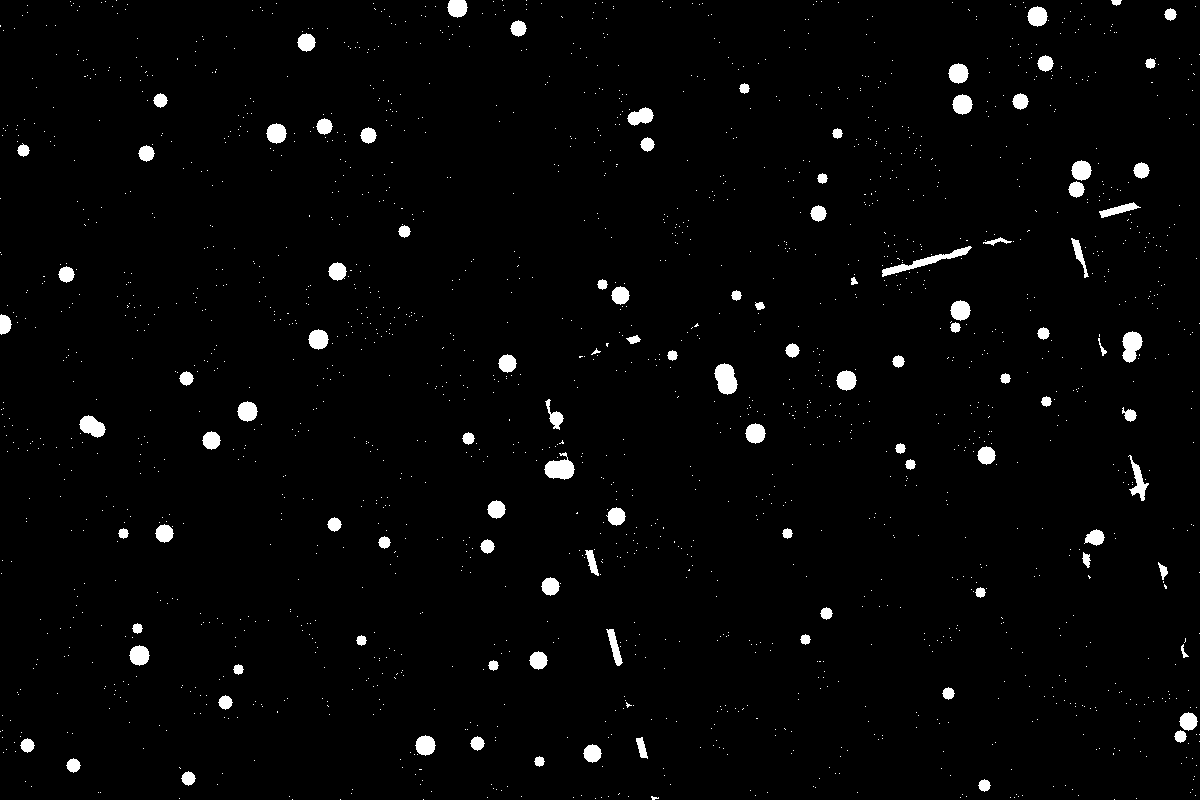
#> input picture src/vision_pkg/vision_pkg/maps/damaged_image.png, 1200 x 800 px; its folder holds only this picture in this run
$ python -i utilities.py   (imports and definitions only)
#> lines starting #> are read from the running program, lines starting #| are printed output that depends on the picture; after the words box and inside, x2 and y2 are one past the last pixel; in counts of white or black regions, pixels touching at a corner belong together
#> `picture = cv2.imread('../../../../../src/vision_pkg/vision_pkg/maps/da..`: picture: shape (800, 1200); 2.2% white; 1832 white regions (1727 under 20 px)
import collections
import math
import logging
from typing import Deque, NamedTuple, Tuple, List
import pyudev
import os
import cv2
import numpy as np
import matplotlib as plt
# Configure logging (if not already configured in the main file)
# [1 line not run here, left out]

class OdometryRecord(NamedTuple):
    timestamp: int  # Timestamp in milliseconds
    dx: float       # Incremental x displacement in robot frame (forward)
    dy: float       # Incremental y displacement in robot frame (right)
    dtheta: float   # Incremental rotation (radians)

class OdometryBuffer:
    # [94 lines left out: functions __init__, add_record, integrate_with_initial, integrate_backward, not called in this run]

class CameraManager:
    # [114 lines left out: functions __init__, list_video_devices, get_device_by_id_path, get_camera_index, compute_observed_bot_position, not called in this run]

# Example usage (for testing purposes)
# [42 lines not run here, left out]


class ImageProcessing:
    def __init__(self):
        pass

    # [17 lines left out: functions white_threshold, adaptive_threshold, not called in this run]

    def process_map(self,binary_image, min_arc_length=50, min_area=20, min_length=50, max_circularity=0.7,show = False):

        # Apply Gaussian blur to the binary image to reduce noise
#> called with min_arc_length = 50, min_area = 20, min_length = 50, max_circularity = 0.7, show = False
        blurred = cv2.GaussianBlur(binary_image, (3, 3), 0)

        # # Ensure image is binary by thresholding (in case the blur made values non-binary)
        # _, thresh = cv2.threshold(blurred, 150, 255, cv2.THRESH_BINARY)

        # Find contours in the binary mask
        contours, _ = cv2.findContours(blurred, cv2.RETR_EXTERNAL, cv2.CHAIN_APPROX_SIMPLE)
#> contours = 1533 contours, 1421 with area under 20; largest, box (x1, y1, x2, y2) and area: (881, 245, 973, 278) 786, (543, 451, 576, 481) 622, (1067, 159, 1093, 199) 618, (713, 362, 739, 396) 608, (1121, 330, 1144, 364) 546

        # Create a blank mask to draw the filtered contours
        mask_clean = np.zeros_like(blurred)

        for cnt in contours:
            arc_len = cv2.arcLength(cnt, closed=True)
            area = cv2.contourArea(cnt)
            x, y, w, h = cv2.boundingRect(cnt)

            if arc_len == 0:
                continue
            circularity = 4 * np.pi * (area / (arc_len * arc_len))

            # Keep contours that meet the criteria
            if (arc_len >= min_arc_length and area >= min_area and
                max(w, h) >= min_length and circularity < max_circularity):
                cv2.drawContours(mask_clean, [cnt], -1, 255, thickness=cv2.FILLED)
#> this loop made 1533 passes
#> (arc_len, area, x, y, w, h, circularity) on passes 12, 47, 56: (24.83, 30, 650, 795, 10, 5, 0.612), (46.63, 148, 977, 778, 15, 15, 0.855), (52.28, 190, 180, 770, 17, 17, 0.873)
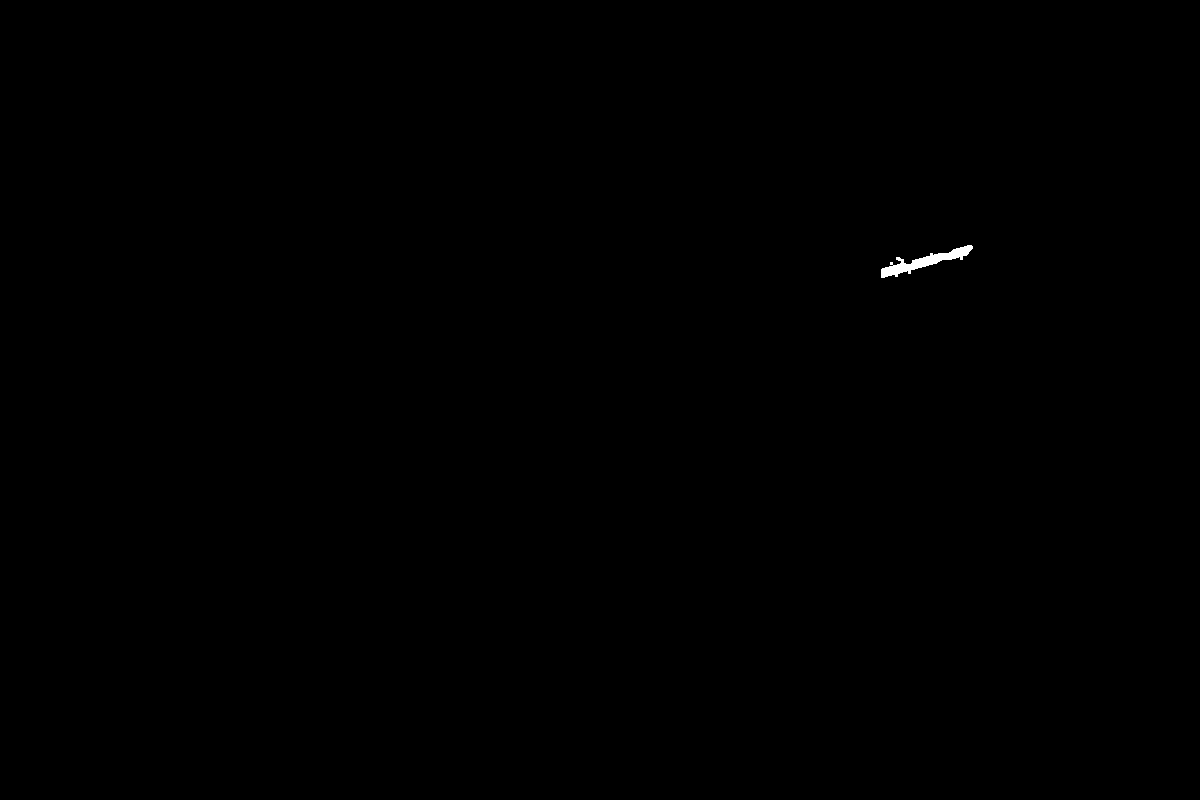
#> mask_clean: shape (800, 1200); 0.09% white; 1 white region, box (x1, y1, x2, y2) and area: (881, 245, 973, 278) 906
        kernel = cv2.getStructuringElement(cv2.MORPH_RECT, (4, 4))
#> kernel = [[1, 1, 1, 1], [1, 1, 1, 1], [1, 1, 1, 1], [1, 1, 1, 1]]
        final_result = cv2.dilate(mask_clean, kernel, iterations=1)
#> final_result: shape (800, 1200); 0.14% white; 1 white region, box (x1, y1, x2, y2) and area: (880, 244, 975, 280) 1361
        if(show):
            self.show_intermediate_results(blurred, mask_clean, final_result)
        return blurred, mask_clean, final_result

    # [19 lines left out: function show_intermediate_results, not called in this run]

>>> import cv2
>>> picture = cv2.imread('../../../../../src/vision_pkg/vision_pkg/maps/damaged_image.png', cv2.IMREAD_GRAYSCALE)
>>> result = ImageProcessing().process_map(picture)
